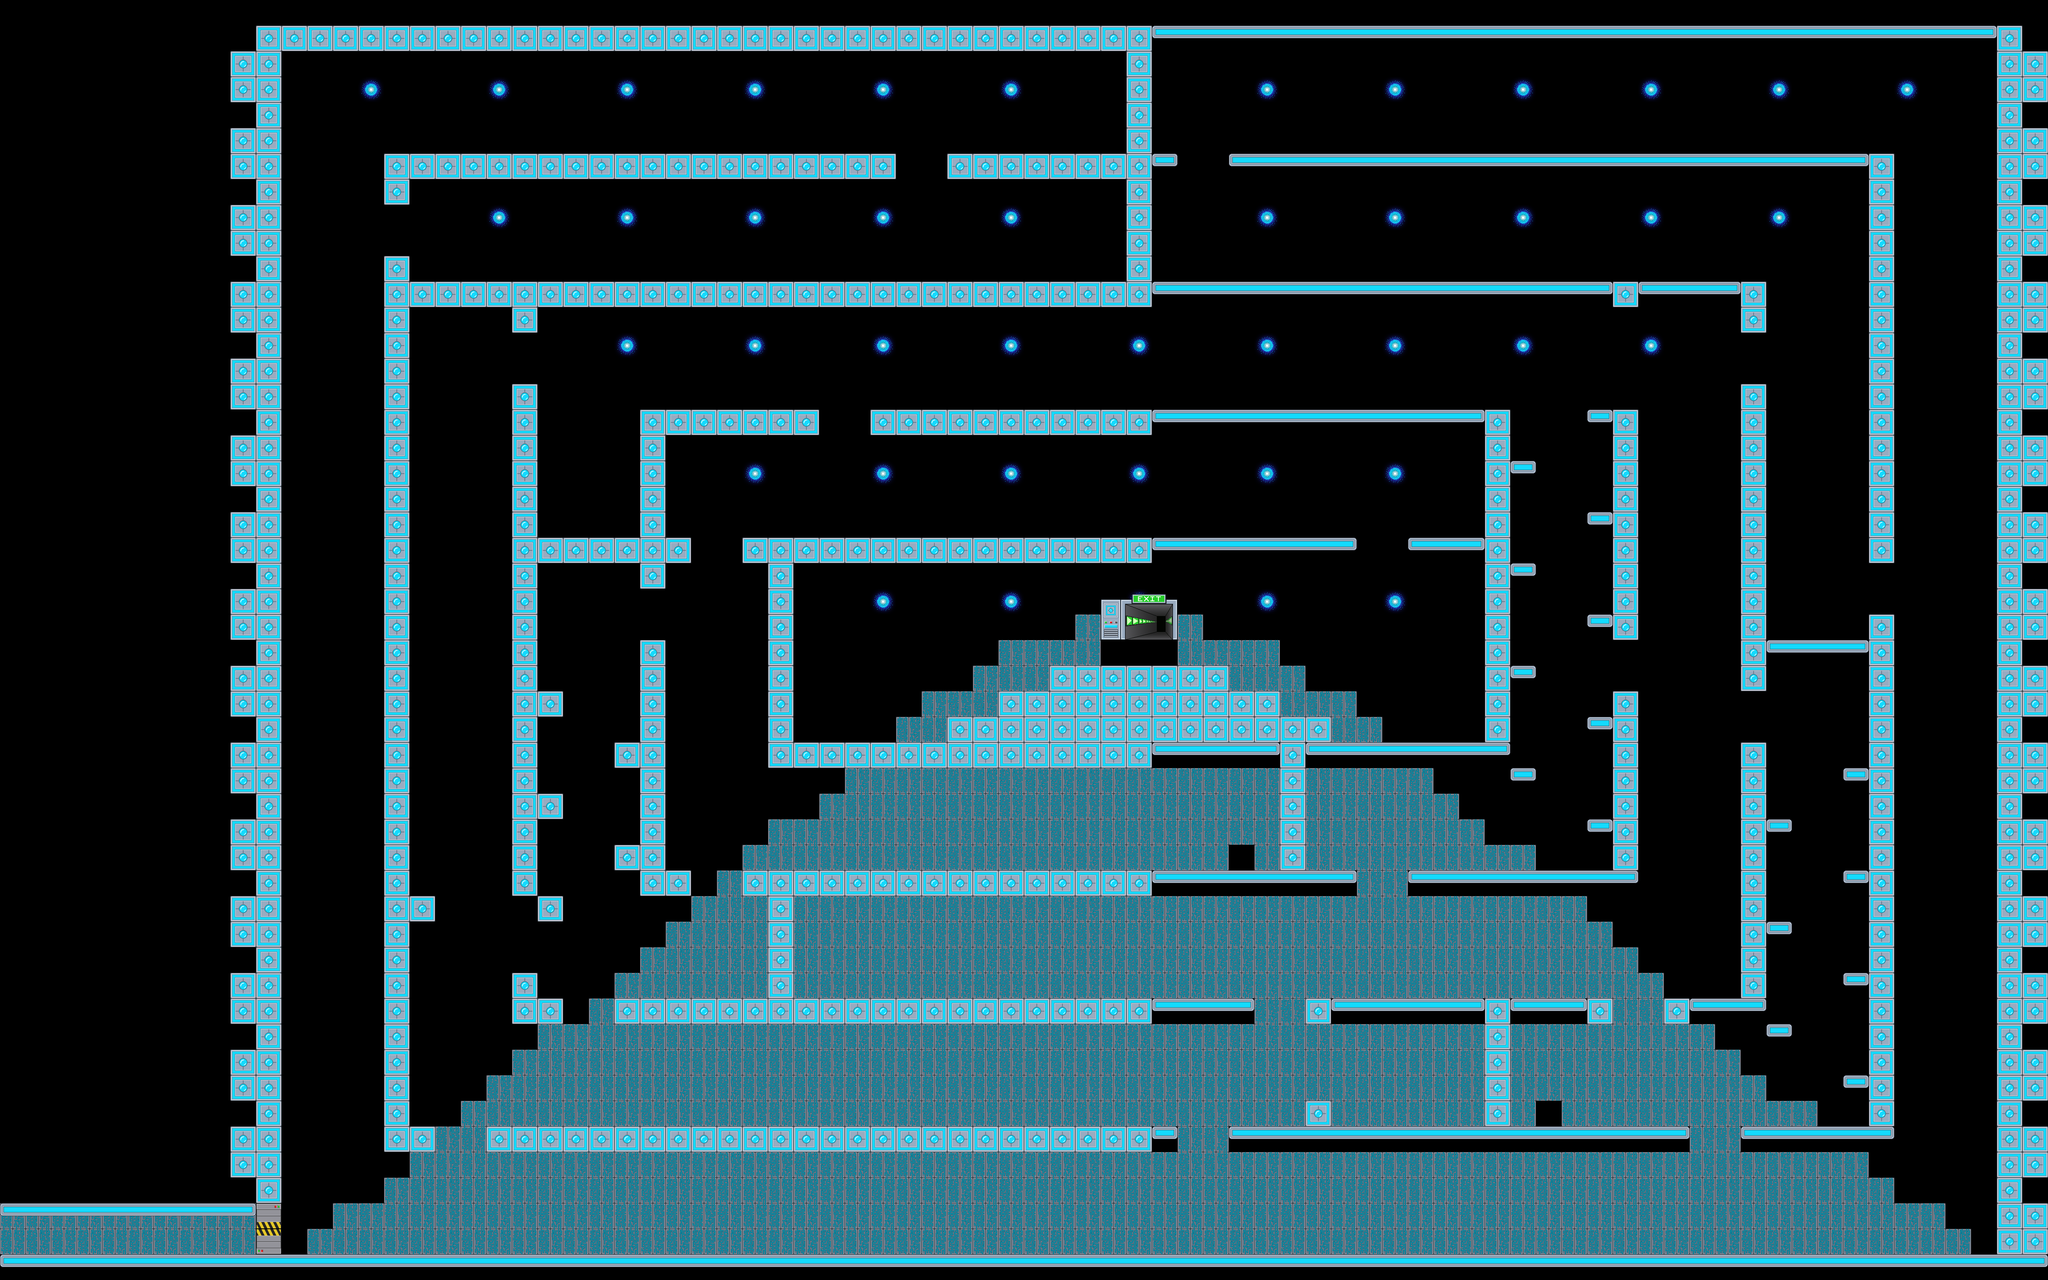

A 2D game scene composited from a Tiled map and its tileset images. What follows is a short description and the map's XML, with each tile layer's data collapsed to a summary:
An orthogonal 80x50 tile map with 64x64 px tiles, 2 tile layers (foreground, front), 18 tilesets and 212 objects.

<map version="1.0" orientation="orthogonal" width="80" height="50" tilewidth="64" tileheight="64">
 <tileset firstgid="1" name="mur" tilewidth="64" tileheight="64">
  <image source="data/mur.png" trans="ffffff" width="64" height="64" />
 </tileset>
 <tileset firstgid="2" name="sol" tilewidth="64" tileheight="64">
  <image source="data/sol.png" trans="ffffff" width="64" height="64" />
 </tileset>
 <tileset firstgid="3" name="alone" tilewidth="64" tileheight="64">
  <image source="data/alone.png" width="64" height="64" />
 </tileset>
 <tileset firstgid="4" name="left" tilewidth="64" tileheight="64">
  <image source="data/left.png" width="64" height="64" />
 </tileset>
 <tileset firstgid="5" name="mid" tilewidth="64" tileheight="64">
  <image source="data/mid.png" width="64" height="64" />
 </tileset>
 <tileset firstgid="6" name="right" tilewidth="64" tileheight="64">
  <image source="data/right.png" width="64" height="64" />
 </tileset>
 <tileset firstgid="7" name="portebas" tilewidth="64" tileheight="64">
  <image source="data/portebas.png" width="64" height="64" />
 </tileset>
 <tileset firstgid="8" name="portehaut" tilewidth="64" tileheight="64">
  <image source="data/portehaut.png" width="64" height="64" />
 </tileset>
 <tileset firstgid="9" name="fin" tilewidth="192" tileheight="128">
  <image source="data/fin.png" width="192" height="128" />
 </tileset>
 <tileset firstgid="10" name="cube1" tilewidth="250" tileheight="250">
  <tileoffset x="0" y="632" />
  <properties>
   <property name="anim" value="true" />
   <property name="frames" value="8" />
  </properties>
  <image source="data/cube1.png" width="250" height="250" />
 </tileset>
 <tileset firstgid="11" name="plateforme1" tilewidth="190" tileheight="58">
  <tileoffset x="0" y="58" />
  <properties>
   <property name="anim" value="true" />
   <property name="frames" value="8" />
  </properties>
  <image source="data/plateforme1.png" width="190" height="58" />
 </tileset>
 <tileset firstgid="12" name="plateforme2" tilewidth="294" tileheight="66">
  <tileoffset x="0" y="66" />
  <properties>
   <property name="anim" value="true" />
   <property name="frames" value="8" />
  </properties>
  <image source="data/plateforme2.png" width="294" height="66" />
 </tileset>
 <tileset firstgid="13" name="rectangle" tilewidth="355" tileheight="442">
  <tileoffset x="0" y="442" />
  <properties>
   <property name="anim" value="true" />
   <property name="frames" value="8" />
  </properties>
  <image source="data/rectangle.png" width="355" height="442" />
 </tileset>
 <tileset firstgid="14" name="rocher1" tilewidth="272" tileheight="445">
  <tileoffset x="0" y="632" />
  <properties>
   <property name="anim" value="true" />
   <property name="frames" value="8" />
  </properties>
  <image source="data/rocher1.png" width="272" height="445" />
 </tileset>
 <tileset firstgid="15" name="cable" tilewidth="64" tileheight="64">
  <image source="data/cable.png" width="64" height="64" />
 </tileset>
 <tileset firstgid="16" name="mur2" tilewidth="64" tileheight="64">
  <image source="data/mur2.png" width="64" height="64" />
 </tileset>
 <tileset firstgid="17" name="lampe1" tilewidth="64" tileheight="64">
  <properties>
   <property name="anim" value="true" />
   <property name="frames" value="4" />
  </properties>
  <image source="data/lampe1.png" width="64" height="64" />
 </tileset>
 <tileset firstgid="18" name="lampe2" tilewidth="64" tileheight="64">
  <properties>
   <property name="anim" value="true" />
   <property name="frames" value="4" />
  </properties>
  <image source="data/lampe2.png" width="64" height="64" />
 </tileset>
 <layer name="foreground" width="80" height="50">
  <data>[4000 cells, 791 non-empty, 2 distinct tile ids]</data>
 </layer>
 <layer name="front" width="80" height="50">
  <data>[4000 cells, 893 non-empty, 9 distinct tile ids]</data>
 </layer>
 <objectgroup color="#00ff00" name="wall" width="80" height="50">
  <object x="4992" y="0" width="64" height="3136" />
  <object x="640" y="0" width="64" height="3136" />
  <object x="960" y="640" width="64" height="2176" />
  <object x="4672" y="448" width="64" height="960" />
  <object x="1280" y="960" width="64" height="1280" />
  <object x="4352" y="960" width="64" height="768" />
  <object x="1600" y="1088" width="64" height="384" />
  <object x="4032" y="1088" width="64" height="512" />
  <object x="1920" y="1408" width="64" height="448" />
  <object x="3712" y="1408" width="64" height="448" />
  <object x="3712" y="1088" width="64" height="256" />
  <object x="1280" y="768" width="64" height="64" />
  <object x="1280" y="2432" width="64" height="64" />
  <object x="960" y="448" width="64" height="64" />
  <object x="2816" y="128" width="64" height="256" />
  <object x="2816" y="448" width="64" height="256" />
  <object x="4352" y="768" width="64" height="64" />
  <object x="4672" y="1536" width="64" height="1280" />
  <object x="3712" y="2560" width="64" height="256" />
  <object x="1920" y="2240" width="64" height="256" />
  <object x="3200" y="1920" width="64" height="256" />
  <object x="4032" y="1728" width="64" height="448" />
  <object x="4352" y="1856" width="64" height="640" />
  <object x="1600" y="1600" width="64" height="576" />
 </objectgroup>
 <objectgroup color="#0000ff" name="platform" width="80" height="50">
  <object x="640" y="3136" width="4480" height="64" />
  <object x="704" y="64" width="4288" height="64" />
  <object x="960" y="384" width="1280" height="64" />
  <object x="960" y="2816" width="128" height="64" />
  <object x="1280" y="704" width="3136" height="64" />
  <object x="1280" y="2496" width="128" height="64" />
  <object x="1600" y="1024" width="448" height="64" />
  <object x="1600" y="2176" width="128" height="64" />
  <object x="1664" y="1344" width="64" height="64" />
  <object x="1920" y="1856" width="1856" height="64" />
  <object x="2624" y="1664" width="448" height="64" />
  <object x="3072" y="1728" width="128" height="64" />
  <object x="3200" y="1792" width="128" height="64" />
  <object x="2368" y="1792" width="128" height="64" />
  <object x="2496" y="1728" width="128" height="64" />
  <object x="3520" y="1344" width="256" height="64" />
  <object x="1344" y="1344" width="256" height="64" />
  <object x="1024" y="704" width="256" height="64" />
  <object x="3072" y="384" width="1664" height="64" />
  <object x="2368" y="384" width="576" height="64" />
  <object x="4416" y="1600" width="256" height="64" />
  <object x="1216" y="2816" width="1728" height="64" />
  </objectgroup>
 <objectgroup color="#ffffff" name="movable" width="80" height="50" />
 <objectgroup color="#ff6666" name="destroyable" width="80" height="50" />
 <objectgroup color="#ff0000" name="themagnet" width="80" height="50">
  <!-- 1 objects omitted --></objectgroup>
 <objectgroup color="#800000" name="generator" width="80" height="50" />
 <objectgroup color="#66ccff" name="switch" width="80" height="50" />
 <objectgroup color="#e6e6e6" name="metal" width="80" height="50">
  <!-- 57 objects omitted --></objectgroup>
 <objectgroup color="#333333" name="gate" width="80" height="50">
  <!-- 12 objects omitted --></objectgroup>
 <objectgroup color="#004080" name="acid" width="80" height="50">
  <!-- 8 objects omitted --></objectgroup>
 <objectgroup color="#ffff00" name="arc" width="80" height="50">
  <!-- 8 objects omitted --></objectgroup>
 <objectgroup color="#ffff00" name="levelend" width="80" height="50">
  <!-- 1 objects omitted --></objectgroup>
 <objectgroup color="#800080" name="gateswitch" width="80" height="50">
  <!-- 3 objects omitted --></objectgroup>
 <objectgroup name="lamps" width="80" height="50">
  <!-- 42 objects omitted --></objectgroup>
 <objectgroup name="arcswitch" width="80" height="50">
  <!-- 2 objects omitted --></objectgroup>
</map>
<!-- 166 of 212 objects omitted -->
